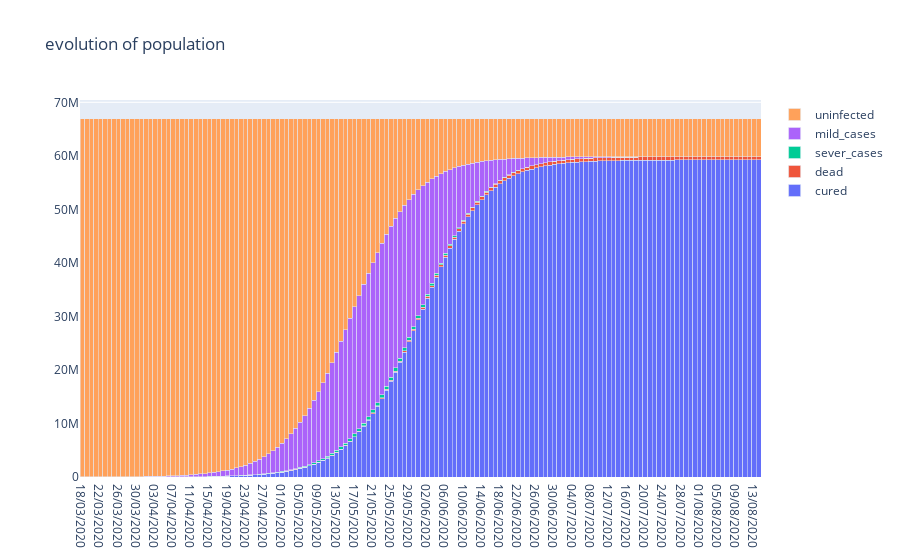
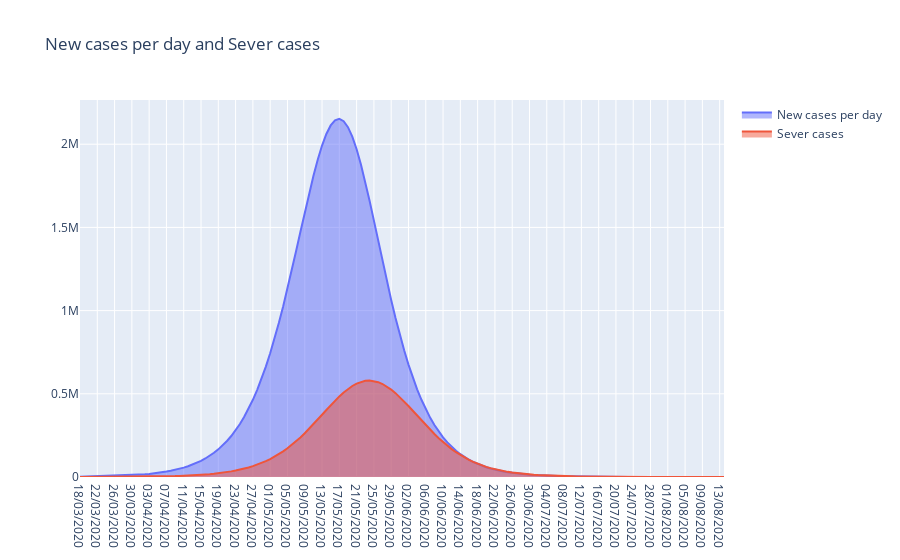

Source (notebook cell) for these figures, in order:
### Markdown cell above
# France with growth rate observed before the lockdown

with a population of 67 million people, a doubling rate every 4 days, and an approximate number of infectious cases of 18000 (calculated with the number of death in the country and the mortality of south korea) as most cases are not detected in this country we cannot us official digits

### Code cell
plot(66900000, 4, 12000, number_of_days_to_simulate=150, use_normal_ditribution_cure=True)

### Figure 1 — Plotly figure (JSON) as saved in the notebook; plotly's stock layout.template omitted (floating-point values rounded to 4 significant figures; data arrays with more than 128 entries replaced by an {"elided": "..."} marker saying what was removed)
{"data": [{"name": "cured", "type": "bar", "x": {"elided": "150 str values"}, "y": {"elided": "150 float values"}}, {"name": "dead", "type": "bar", "x": {"elided": "150 str values"}, "y": {"elided": "150 float values"}}, {"name": "sever_cases", "type": "bar", "x": {"elided": "150 str values"}, "y": {"elided": "150 float values"}}, {"name": "mild_cases", "type": "bar", "x": {"elided": "150 str values"}, "y": {"elided": "150 float values"}}, {"name": "uninfected", "type": "bar", "x": {"elided": "150 str values"}, "y": {"elided": "150 float values"}}], "layout": {"bargap": 0, "bargroupgap": 0, "barmode": "stack", "title": {"text": "evolution of population"}}}

### Figure 2 — Plotly figure (JSON) as saved in the notebook; plotly's stock layout.template omitted (floating-point values rounded to 4 significant figures; data arrays with more than 128 entries replaced by an {"elided": "..."} marker saying what was removed)
{"data": [{"fill": "tozeroy", "name": "New cases per day", "type": "scatter", "x": {"elided": "150 str values"}, "y": {"elided": "150 float values"}}, {"fill": "tozeroy", "name": "Sever cases", "type": "scatter", "x": {"elided": "150 str values"}, "y": {"elided": "150 float values"}}], "layout": {"title": {"text": "New cases per day and Sever cases"}}}
